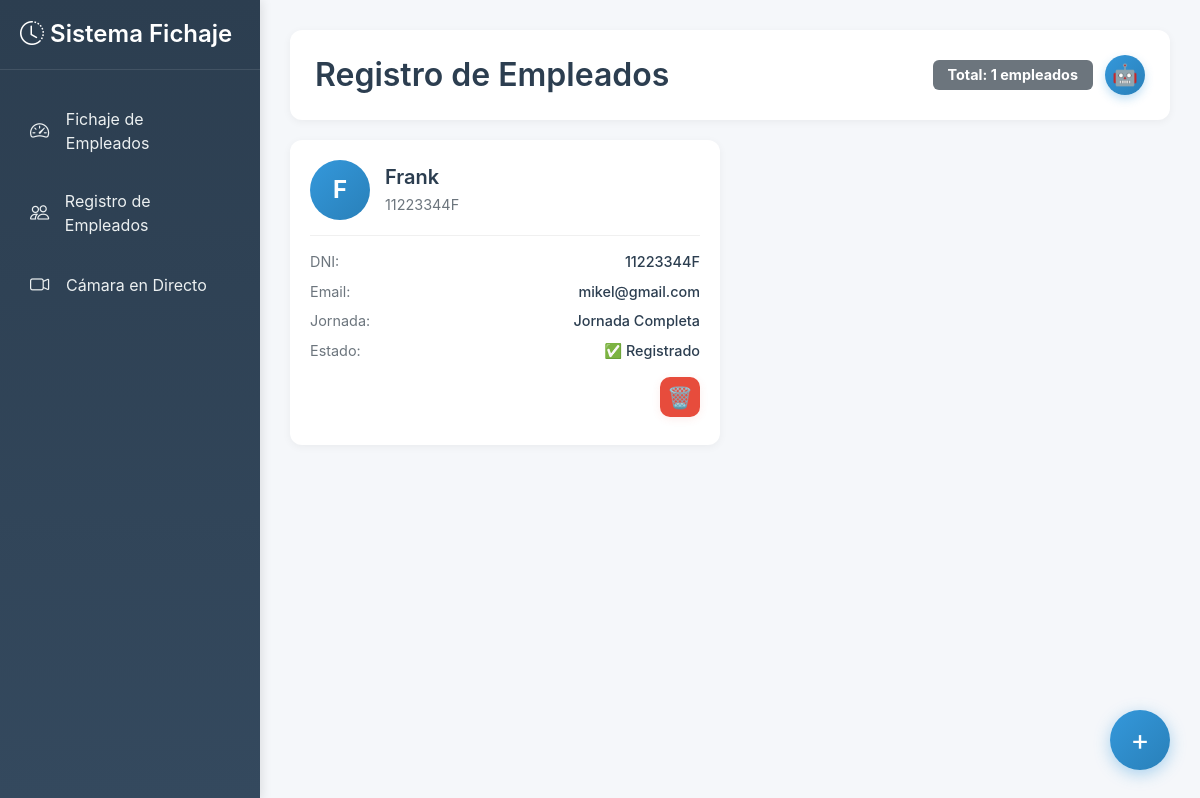
The page /registro_empleados on the database as committed earlier.
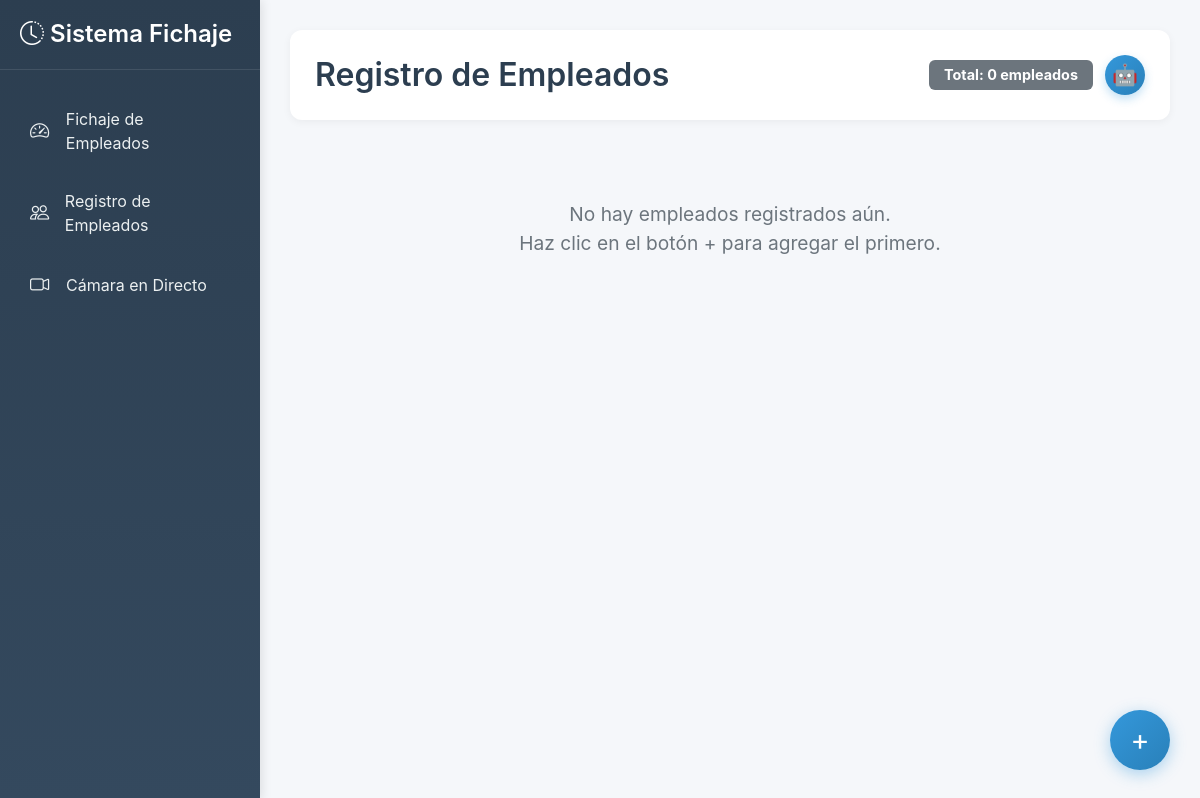
The same page on the database as committed later.
### core/bd/bd_create.py (models this page shows, shortened)
class Empleado(db.Model):
    __tablename__ = "empleados"
    dni = db.Column(db.String(9), primary_key=True)
    nombre = db.Column(db.String(100), nullable=False)
    email = db.Column(db.String(120), unique=True, nullable=False)
    jornada = db.Column(db.Integer, nullable=False)  # Horas de jornada (4, 6, 8)
    minutos_trabajados = db.Column(db.Integer, default=0)  # Total acumulado en minutos
    estado = db.Column(db.String(20), default='out')  # 'out', 'working', 'completado'
    path_image = db.Column(db.String, nullable=False)
    hora_entrada = db.Column(db.DateTime, nullable=True)  # Timestamp de entrada
    minutos_sesion_actual = db.Column(db.Integer, default=0)  # Minutos de la sesión actual

### web/routes/main_routes.py (the view)
@main_bp.route('/registro_empleados')
def registro_empleados():
    return render_template('registro_empleados.html', employees=obtener_empleados_lista())

### core/bd/bd_functions.py (called while the page is built)
def obtener_empleados_lista():
    engine = create_engine(Config.SQLALCHEMY_DATABASE_URI)
    Session = sessionmaker(bind=engine)
    session = Session()
    try:
        empleados = session.query(Empleado).all()
        return empleados
    except Exception as e:
        print(f"Error al obtener empleados: {e}")
        return []
    finally:
        session.close()

### templates/registro_empleados.html (shortened to what this page needs)
{% extends "base.html" %}
{% block content %}
<div class="header-section">
    <h2>Registro de Empleados</h2>
    <div class="header-buttons">
        <span class="badge bg-secondary" style="padding: 8px 15px; font-size: 0.9rem;">
            Total: {{ employees|length if employees else 0 }} empleados
        </span>
        <button class="entrenar-modelo-btn" onclick="entrenarModelo()">🤖</button>
    </div>
</div>
<div class="employees-grid">
    {% if employees %}
        {% for employee in employees %}
        <div class="employee-card">
            <div class="employee-card-header">
                <div class="employee-card-avatar">
                    {{ employee.nombre[0]|upper }}{{ employee.nombre.split()[1][0]|upper if employee.nombre.split()|length > 1 else '' }}
                </div>
                <div class="employee-card-info">
                    <h5>{{ employee.nombre }}</h5>
                    <p>{{ employee.dni }}</p>
                </div>
            </div>
            <div class="employee-card-details">
                <div class="detail-row">
                    <span class="detail-label">DNI:</span>
                    <span class="detail-value">{{ employee.dni }}</span>
                </div>
                <div class="detail-row">
                    <span class="detail-label">Email:</span>
                    <span class="detail-value">{{ employee.email }}</span>
                </div>
                <div class="detail-row">
                    <span class="detail-label">Jornada:</span>
                    <span class="detail-value">
                        {% if employee.jornada == 8 %}Jornada Completa{% elif employee.jornada == 4 %}Jornada Parcial{% elif employee.jornada == 6 %}Jornada Intensiva{% else %}{{ employee.jornada }}{% endif %}
                    </span>
                </div>
                <div class="detail-row">
                    <span class="detail-label">Estado:</span>
                    <span class="detail-value">✅ Registrado</span>
                </div>
                <div class="detail-row" style="justify-content: flex-end;">
                    <button class="delete-employee-btn" title="Eliminar empleado" onclick="deleteEmployee('{{ employee.dni }}')">
                        🗑️
                    </button>
                </div>
            </div>
        </div>
        {% endfor %}
    {% else %}
        <div style="grid-column: 1/-1; text-align: center; padding: 60px 20px;">
            <p style="font-size: 1.2rem; color: #6c757d;">
                No hay empleados registrados aún.<br>
                Haz clic en el botón + para agregar el primero.
            </p>
        </div>
    {% endif %}
</div>
<button class="add-employee-btn" onclick="openModal()">+</button>
{% endblock %}

### templates/base.html (shortened to what this page needs)
<!DOCTYPE html>
<html lang="es">
<head>
    <link href="https://cdn.jsdelivr.net/npm/bootstrap@5.3.0/dist/css/bootstrap.min.css" rel="stylesheet">
    <link rel="stylesheet" href="https://cdn.jsdelivr.net/npm/bootstrap-icons@1.11.0/font/bootstrap-icons.css">
</head>
<body>
    <div class="sidebar" id="sidebar">
        <div class="sidebar-header">
            <h4><i class="bi bi-clock-history"></i> Sistema Fichaje</h4>
        </div>
        <nav class="nav flex-column">
            <div class="nav-item">
                <a href="{{ url_for('main.dashboard') }}" class="nav-link {% if request.endpoint == 'dashboard' %}active{% endif %}">
                    <i class="bi bi-speedometer2"></i>
                    <span>Fichaje de Empleados</span>
                </a>
            </div>
            <div class="nav-item">
                <a href="{{ url_for('main.registro_empleados') }}" class="nav-link {% if request.endpoint == 'registro_empleados' %}active{% endif %}">
                    <i class="bi bi-people"></i>
                    <span>Registro de Empleados</span>
                </a>
            </div>
            <div class="nav-item">
                <a href="{{ url_for('main.camara') }}" class="nav-link {% if request.endpoint == 'camara_directo' %}active{% endif %}">
                    <i class="bi bi-camera-video"></i>
                    <span>Cámara en Directo</span>
                </a>
            </div>
        </nav>
    </div>
    <div class="main-content">
        {% block content %}{% endblock %}
    </div>
</body>
</html>

### templates/base.html (style rules this page uses)
body { font-family: -apple-system, BlinkMacSystemFont, 'Segoe UI', Roboto, Oxygen, Ubuntu, Cantarell, sans-serif; background-color: #f5f7fa; }
.sidebar { position: fixed; top: 0; left: 0; height: 100vh; width: 260px; background: linear-gradient(180deg, #2c3e50 0%, #34495e 100%); padding: 20px 0; box-shadow: 2px 0 10px rgba(0,0,0,0.1); z-index: 1000; transition: transform 0.3s ease; }
.sidebar-header { padding: 0 20px 20px; border-bottom: 1px solid rgba(255,255,255,0.1); margin-bottom: 20px; }
.sidebar-header h4 { color: #fff; font-weight: 600; margin: 0; }
.nav-item { margin: 5px 15px; }
.nav-link { color: #ecf0f1; padding: 12px 15px; border-radius: 8px; display: flex; align-items: center; transition: all 0.3s; text-decoration: none; }
.nav-link i { margin-right: 12px; font-size: 1.2rem; width: 24px; }
.main-content { margin-left: 260px; padding: 30px; min-height: 100vh; }

### templates/registro_empleados.html (style rules this page uses)
.header-section { background: white; padding: 25px; border-radius: 12px; box-shadow: 0 2px 8px rgba(0,0,0,0.05); margin-bottom: 30px; display: flex; justify-content: space-between; align-items: center; }
.header-section h2 { margin: 0; color: #2c3e50; font-weight: 600; }
.employees-grid { display: grid; grid-template-columns: repeat(auto-fill, minmax(300px, 1fr)); gap: 20px; margin-bottom: 80px; }
.add-employee-btn { position: fixed; bottom: 30px; right: 30px; width: 60px; height: 60px; border-radius: 50%; background: linear-gradient(135deg, #3498db 0%, #2980b9 100%); color: white; border: none; box-shadow: 0 4px 16px rgba(52,152,219,0.4); font-size: 1.8rem; display: flex; align-items: center; justify-content: center; cursor: pointer; transition: transform 0.2s, box-shadow 0.2s; z-index: 999; }
.header-section { display: flex; justify-content: space-between; align-items: center; margin-bottom: 20px; }
.header-buttons { display: flex; align-items: center; gap: 12px; }
.entrenar-modelo-btn { width: 40px; height: 40px; border-radius: 50%; background: linear-gradient(135deg, #3498db 0%, #2980b9 100%); color: white; border: none; font-size: 1.3rem; display: flex; justify-content: center; align-items: center; cursor: pointer; box-shadow: 0 4px 10px rgba(52,152,219,0.3); transition: transform 0.2s ease; }

Rows that differ between the two databases and show on the page:
removed Empleado: nombre "F", nombre "Frank", dni "11223344F", email "mikel@gmail.com", jornada "Jornada Completa"
Other text that changed with them:
{{ employees|length if employees else 0 }}: "1" → "0"
text now shown: "No hay empleados registrados aún. Haz clic en el botón + para agregar el primero."
